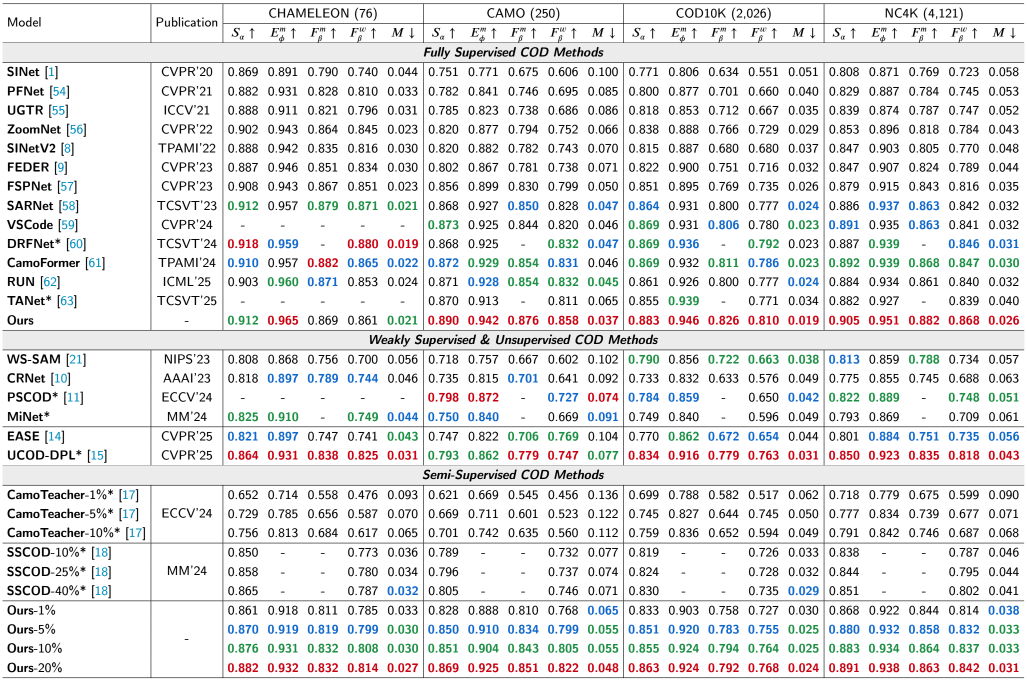
#> input picture assets/Table_1.png, 2054 x 1363 px (shown at 1/2 size)
$ python -i data_augmentation.py   (imports and definitions only)
#> lines starting #> are read from the running program, lines starting #| are printed output that depends on the picture
#> further down, picture is the input picture: PIL image 2054x1363 RGBA; mean R, G, B, A 228.6, 229.1, 229.5, 255
import random
from PIL import Image
from PIL import ImageEnhance
import numpy as np


# [30 lines left out: functions cv_random_flip, randomCrop, randomRotation, not called in this run]


def colorEnhance(image):
    bright_intensity = random.randint(5, 15) / 10.0
    image = ImageEnhance.Brightness(image).enhance(bright_intensity)
    contrast_intensity = random.randint(5, 15) / 10.0
    image = ImageEnhance.Contrast(image).enhance(contrast_intensity)
    color_intensity = random.randint(0, 20) / 10.0
    image = ImageEnhance.Color(image).enhance(color_intensity)
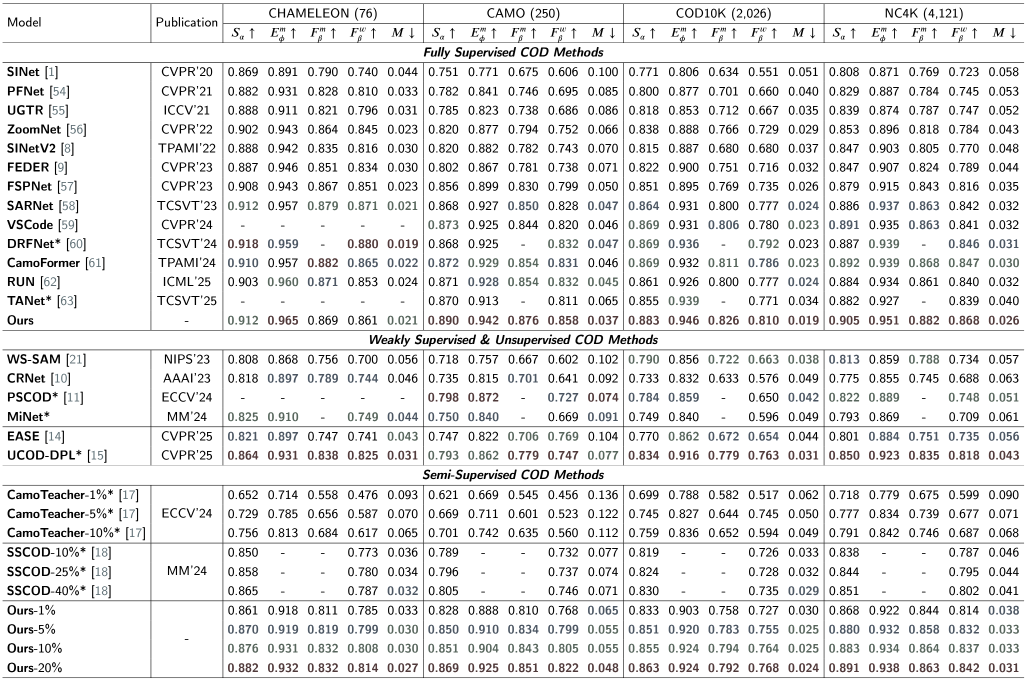
#> image: PIL image 2054x1363 RGBA (shown at 1/2 size); mean R, G, B, A 231, 231, 231.1, 255
    sharp_intensity = random.randint(0, 30) / 10.0
    image = ImageEnhance.Sharpness(image).enhance(sharp_intensity)
    return image


# [24 lines left out: functions randomGaussian, randomPeper, not called in this run]

>>> from PIL import Image
>>> picture = Image.open('../assets/Table_1.png')
>>> result = colorEnhance(picture)
